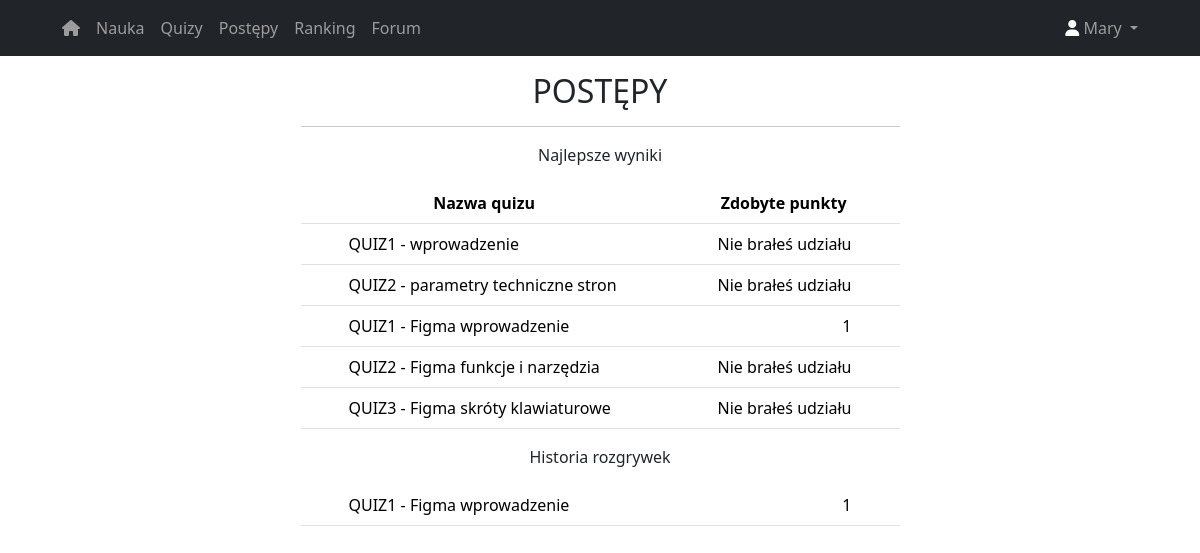
Before: /progress (signed in) with the older database file.
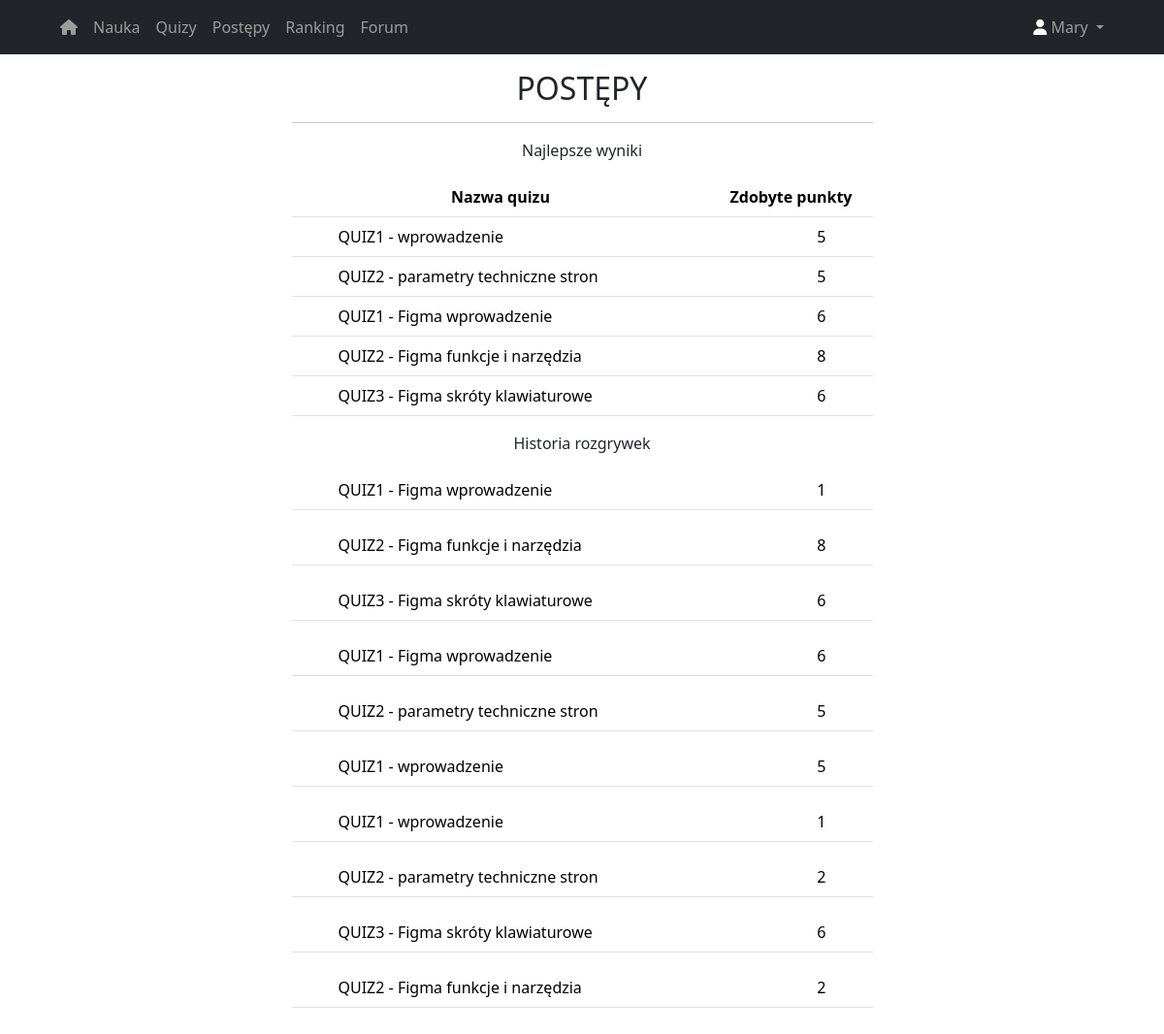
After: the same page with the newer database file.
### website/models.py (models this page shows)
class Points(db.Model):
    id = db.Column(db.Integer, primary_key=True)
    data = db.Column(db.String(100))
    points=db.Column(db.Integer)
    user_id = db.Column(db.Integer, db.ForeignKey('user.id'))

### website/auth.py (the view)
@auth.route('/progress')
@login_required
def progress():
    CU_name=current_user.first_name
    x=None
    tt1=Points.query.filter_by(data='QUIZ1 - wprowadzenie').join(User).filter_by(first_name=CU_name).order_by(Points.points.desc()).first() ###tutaj skopiować
    if (tt1==x):###
        tt1='Nie brałeś udziału'###
    else:###
        tt1=tt1.points###
    tt2=Points.query.filter_by(data='QUIZ2 - parametry techniczne stron').join(User).filter_by(first_name=CU_name).order_by(Points.points.desc()).first()
    if (tt2==x):
        tt2='Nie brałeś udziału'
    else:
        tt2=tt2.points
    tt3 = Points.query.filter_by(data='QUIZ1 - Figma wprowadzenie').join(User).filter_by(
        first_name=CU_name).order_by(Points.points.desc()).first()
    if (tt3 == x):
        tt3 = 'Nie brałeś udziału'
    else:
        tt3 = tt3.points
    tt4 = Points.query.filter_by(data='QUIZ2 - Figma funkcje i narzędzia').join(User).filter_by(
        first_name=CU_name).order_by(Points.points.desc()).first()
    if (tt4 == x):
        tt4 = 'Nie brałeś udziału'
    else:
        tt4 = tt4.points
    tt5 = Points.query.filter_by(data='QUIZ3 - Figma skróty klawiaturowe').join(User).filter_by(
        first_name=CU_name).order_by(Points.points.desc()).first()
    if (tt5 == x):
        tt5 = 'Nie brałeś udziału'
    else:
        tt5 = tt5.points
    lista_braku_udzialu_INT=[]
    lista_braku_udzialu=[tt1,tt2,tt3,tt4,tt5] ###tutaj zmienić
    for i in range(len(lista_braku_udzialu)):
        if lista_braku_udzialu[i] == 'Nie brałeś udziału':
            lista_braku_udzialu[i] = 0
    for element in lista_braku_udzialu:
        lista_braku_udzialu_INT.append(int(element))
    suma = sum(lista_braku_udzialu_INT)
    if Rank.query.filter_by(name=CU_name).first()==None:
        new_rank = Rank(name=current_user.first_name, rank_points=suma)  # Provide the user_id
        db.session.add(new_rank)
        db.session.commit()
    else:
        Rank.query.filter_by(name=CU_name).update({Rank.rank_points: suma})
        db.session.commit()
    return render_template('progress.html',tt1=tt1,tt2=tt2,tt3=tt3,tt4=tt4,tt5=tt5, user=current_user)###tutaj pododawać

### website/__init__.py (called while the page is built)
def create_app():
    app = Flask(__name__)
    app.config['SECRET_KEY'] = 'hjshjhdjah kjshkjdhjs'
    app.config['SQLALCHEMY_DATABASE_URI'] = f'sqlite:///{DB_NAME}'
    db.init_app(app)
    from .auth import auth
    app.register_blueprint(auth, url_prefix='/')
    from .models import User
    with app.app_context():
        db.create_all()
    login_manager = LoginManager()
    login_manager.login_view = 'auth.login'
    login_manager.init_app(app)
    @login_manager.user_loader
    def load_user(id):
        return User.query.get(int(id))
    return app

### website/auth.py (called while the page is built)
@auth.before_request
def restrict_access_to_auth_routes():
    if current_user.is_authenticated and request.endpoint in ['auth.login', 'auth.sign_up']:
        return redirect(url_for('auth.mainPage'))

### website/templates/progress.html (shortened to what this page needs)
{% extends 'base.html' %}
{% block content %}
		<main>
        <div class="row align-items-center text-center">
            <div class="mx-auto col-10 col-md-8 col-lg-7">
                <h2 class="text-center">POSTĘPY</h2><hr>
            <p>Najlepsze wyniki</p>
            <table class="table table-striped">
                <thead>
                <tr>
                    <th scope="col">Nazwa quizu</th>
                    <th scope="col">Zdobyte punkty</th>
                </tr>
                    <tr>
                        <td class="text-start px-5">QUIZ1 - wprowadzenie</td>
                        <td class="text-end px-5">{{tt1}}</td>
                    </tr>
                    <tr>
                        <td class="text-start px-5">QUIZ2 - parametry techniczne stron</td>
                        <td class="text-end px-5">{{tt2}}</td>
                    </tr>
                <tr>
                        <td class="text-start px-5">QUIZ1 - Figma wprowadzenie</td>
                        <td class="text-end px-5">{{tt3}}</td>
                    </tr>
                <tr>
                        <td class="text-start px-5">QUIZ2 - Figma funkcje i narzędzia</td>
                        <td class="text-end px-5">{{tt4}}</td>
                    </tr>
                <tr>
                        <td class="text-start px-5">QUIZ3 - Figma skróty klawiaturowe</td>
                        <td class="text-end px-5">{{tt5}}</td>
                    </tr>
            </table>
            <p>Historia rozgrywek</p>
        <div class="table-responsive">
            {% for points in user.points|reverse %}
                        {% if loop.index <= 10 %}
                <table class="table">
                    <thead>
                        <tr>
                            <td class="text-start px-5">{{ points.data }}</td>
                            <td class="text-end px-5">{{ points.points }}</td>
                        </tr>
                </table>
                {%  endif %}
            {% endfor %}
        </div>
            </div>
        </div>
        </main>
{% endblock %}

Changed rows visible on the page:
added Points: data "QUIZ2 - Figma funkcje i narzędzia", points "8"
added Points: data "QUIZ3 - Figma skróty klawiaturowe", points "6"
added Points: data "QUIZ1 - Figma wprowadzenie", points "6"
added Points: data "QUIZ2 - parametry techniczne stron", points "5"
added Points: data "QUIZ1 - wprowadzenie", points "5"
added Points: data "QUIZ1 - wprowadzenie", points "1"
added Points: data "QUIZ2 - parametry techniczne stron", points "2"
added Points: data "QUIZ3 - Figma skróty klawiaturowe", points "6"
added Points: data "QUIZ2 - Figma funkcje i narzędzia", points "2"
Other visible differences:
{{ tt1 }}: "Nie brałeś udziału" → "5"
{{ tt2 }}: "Nie brałeś udziału" → "5"
{{ tt3 }}: "1" → "6"
{{ tt4 }}: "Nie brałeś udziału" → "8"
{{ tt5 }}: "Nie brałeś udziału" → "6"
